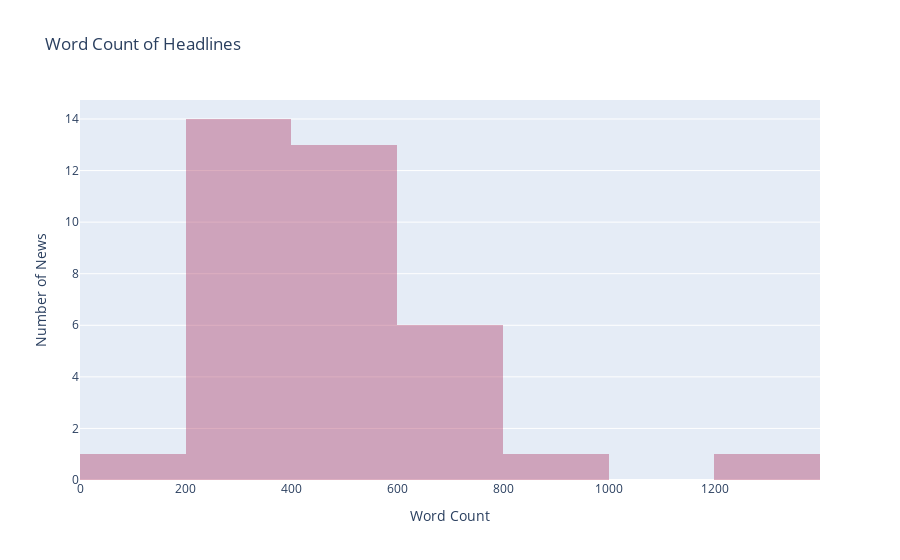

The cell this chart's notebook holds for it:
### Code cell
xwords = [len(x.split()) for x in df.Cleaned_News]
trace1 = go.Histogram(x=xwords, opacity=0.65, name="Word Count", marker=dict(color='rgba(171, 50, 96, 0.6)'))
data = [trace1]
layout = go.Layout(barmode='overlay',
                   title='Word Count of Headlines',
                   xaxis=dict(title='Word Count'),
                   yaxis=dict( title='Number of News'))
fig = go.Figure(data=data, layout=layout)
fig.show()

### Figure 1 — Plotly figure (JSON) as saved in the notebook; plotly's stock layout.template omitted (floating-point values rounded to 4 significant figures)
{"data": [{"marker": {"color": "rgba(171, 50, 96, 0.6)"}, "name": "Word Count", "opacity": 0.65, "type": "histogram", "x": [658, 411, 477, 393, 507, 240, 314, 820, 506, 697, 196, 703, 441, 482, 451, 210, 615, 581, 278, 430, 519, 399, 1310, 220, 326, 328, 284, 297, 422, 537, 207, 232, 313, 631, 750, 460]}], "layout": {"barmode": "overlay", "title": {"text": "Word Count of Headlines"}, "xaxis": {"title": {"text": "Word Count"}}, "yaxis": {"title": {"text": "Number of News"}}}}
